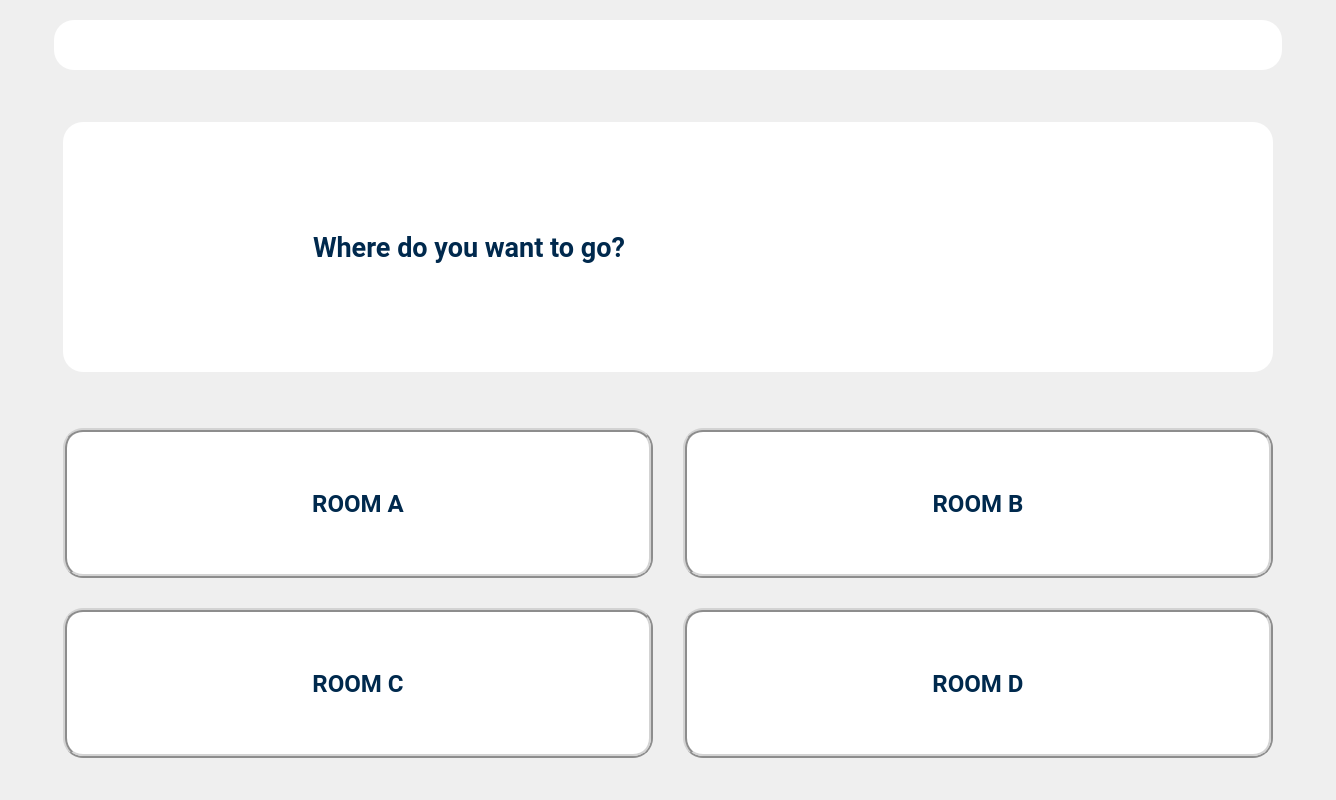
      <widget class="QWidget" name="page_navi">
       <layout class="QVBoxLayout" name="verticalLayout_6">
        <item>
         <widget class="QWidget" name="widget_9" native="true">
          <layout class="QVBoxLayout" name="verticalLayout_11">
           <property name="spacing">
            <number>30</number>
           </property>
           <property name="leftMargin">
            <number>30</number>
           </property>
           <property name="rightMargin">
            <number>30</number>
           </property>
           <item>
            <widget class="QWidget" name="widget_11" native="true">
             <property name="maximumSize">
              <size>
               <width>16777215</width>
               <height>70</height>
              </size>
             </property>
             <layout class="QVBoxLayout" name="verticalLayout_8">
              <property name="leftMargin">
               <number>13</number>
              </property>
              <property name="topMargin">
               <number>0</number>
              </property>
              <property name="rightMargin">
               <number>13</number>
              </property>
              <property name="bottomMargin">
               <number>0</number>
              </property>
              <item>
               <widget class="QWidget" name="widget_18" native="true">
                <property name="maximumSize">
                 <size>
                  <width>16777215</width>
                  <height>60</height>
                 </size>
                </property>
                <property name="styleSheet">
                 <string notr="true">background-color: rgb(255, 255, 255);
color: rgb(0, 41, 77);
border-radius:  20px;
</string>
                </property>
                <layout class="QHBoxLayout" name="horizontalLayout_12">
                 <property name="spacing">
                  <number>15</number>
                 </property>
                 <property name="leftMargin">
                  <number>15</number>
                 </property>
                 <property name="topMargin">
                  <number>0</number>
                 </property>
                 <property name="rightMargin">
                  <number>15</number>
                 </property>
                 <property name="bottomMargin">
                  <number>0</number>
                 </property>
                 <item>
                  <widget class="QPushButton" name="btn_home_navi">
                   <property name="minimumSize">
                    <size>
                     <width>50</width>
                     <height>50</height>
                    </size>
                   </property>
                   <property name="maximumSize">
                    <size>
                     <width>50</width>
                     <height>50</height>
                    </size>
                   </property>
                   <property name="font">
                    <font>
                     <family>Roboto</family>
                     <pointsize>25</pointsize>
                     <weight>75</weight>
                     <bold>true</bold>
                    </font>
                   </property>
                   <property name="styleSheet">
                    <string notr="true">
background-color: rgb(255, 255, 255);
color: rgb(0, 41, 77);
border-radius:  15px;
</string>
                   </property>
                   <property name="text">
                    <string/>
                   </property>
                   <property name="icon">
                    <iconset resource="resources/resources.qrc">
                     <normaloff>:/icon/icon/basic-ui_17055247.png</normaloff>:/icon/icon/basic-ui_17055247.png</iconset>
                   </property>
                   <property name="iconSize">
                    <size>
                     <width>30</width>
                     <height>30</height>
                    </size>
                   </property>
                  </widget>
                 </item>
                 <item>
                  <spacer name="horizontalSpacer">
                   <property name="orientation">
                    <enum>Qt::Horizontal</enum>
                   </property>
                   <property name="sizeHint" stdset="0">
                    <size>
                     <width>1018</width>
                     <height>20</height>
                    </size>
                   </property>
                  </spacer>
                 </item>
                 <item>
                  <widget class="QPushButton" name="logo_fab">
                   <property name="minimumSize">
                    <size>
                     <width>50</width>
                     <height>50</height>
                    </size>
                   </property>
                   <property name="maximumSize">
                    <size>
                     <width>50</width>
                     <height>50</height>
                    </size>
                   </property>
                   <property name="font">
                    <font>
                     <family>Roboto</family>
                     <pointsize>25</pointsize>
                     <weight>75</weight>
                     <bold>true</bold>
                    </font>
                   </property>
                   <property name="styleSheet">
                    <string notr="true">
background-color: rgb(255, 255, 255);
color: rgb(0, 41, 77);
border-radius:  15px;
</string>
                   </property>
                   <property name="text">
                    <string/>
                   </property>
                   <property name="icon">
                    <iconset resource="resources/resources.qrc">
                     <normaloff>:/logo/Logos/Fablab Logo-aftercut.png</normaloff>:/logo/Logos/Fablab Logo-aftercut.png</iconset>
                   </property>
                   <property name="iconSize">
                    <size>
                     <width>50</width>
                     <height>50</height>
                    </size>
                   </property>
                  </widget>
                 </item>
                 <item>
                  <widget class="QPushButton" name="logo_bk">
                   <property name="minimumSize">
                    <size>
                     <width>50</width>
                     <height>50</height>
                    </size>
                   </property>
                   <property name="maximumSize">
                    <size>
                     <width>50</width>
                     <height>50</height>
                    </size>
                   </property>
                   <property name="font">
                    <font>
                     <family>Roboto</family>
                     <pointsize>25</pointsize>
                     <weight>75</weight>
                     <bold>true</bold>
                    </font>
                   </property>
                   <property name="styleSheet">
                    <string notr="true">
background-color: rgb(255, 255, 255);
color: rgb(0, 41, 77);
border-radius:  15px;
</string>
                   </property>
                   <property name="text">
                    <string/>
                   </property>
                   <property name="icon">
                    <iconset resource="resources/resources.qrc">
                     <normaloff>:/logo/Logos/Logo BK.png</normaloff>:/logo/Logos/Logo BK.png</iconset>
                   </property>
                   <property name="iconSize">
                    <size>
                     <width>50</width>
                     <height>50</height>
                    </size>
                   </property>
                  </widget>
                 </item>
                </layout>
               </widget>
              </item>
             </layout>
            </widget>
           </item>
           <item>
            <widget class="QWidget" name="widget_10" native="true">
             <property name="styleSheet">
              <string notr="true"/>
             </property>
             <layout class="QVBoxLayout" name="verticalLayout_5">
              <property name="spacing">
               <number>30</number>
              </property>
              <item>
               <widget class="QWidget" name="widget_21" native="true">
                <layout class="QHBoxLayout" name="horizontalLayout_14">
                 <property name="leftMargin">
                  <number>13</number>
                 </property>
                 <property name="topMargin">
                  <number>13</number>
                 </property>
                 <property name="rightMargin">
                  <number>13</number>
                 </property>
                 <property name="bottomMargin">
                  <number>13</number>
                 </property>
                 <item>
                  <widget class="QWidget" name="widget_12" native="true">
                   <property name="minimumSize">
                    <size>
                     <width>0</width>
                     <height>250</height>
                    </size>
                   </property>
                   <property name="maximumSize">
                    <size>
                     <width>16777215</width>
                     <height>300</height>
                    </size>
                   </property>
                   <property name="styleSheet">
                    <string notr="true">background-color: rgb(255, 255, 255);
color: rgb(0, 41, 77);
border-radius:  20px;
</string>
                   </property>
                   <layout class="QHBoxLayout" name="horizontalLayout_9" stretch="1,1">
                    <property name="spacing">
                     <number>20</number>
                    </property>
                    <property name="leftMargin">
                     <number>30</number>
                    </property>
                    <property name="rightMargin">
                     <number>30</number>
                    </property>
                    <item>
                     <widget class="QLabel" name="label_4">
                      <property name="minimumSize">
                       <size>
                        <width>200</width>
                        <height>200</height>
                       </size>
                      </property>
                      <property name="maximumSize">
                       <size>
                        <width>200</width>
                        <height>200</height>
                       </size>
                      </property>
                      <property name="font">
                       <font>
                        <family>Roboto</family>
                        <pointsize>12</pointsize>
                       </font>
                      </property>
                      <property name="text">
                       <string/>
                      </property>
                      <property name="pixmap">
                       <pixmap resource="resources/resources.qrc">:/robot/robot/floating-minimal-robot.PNG</pixmap>
                      </property>
                      <property name="scaledContents">
                       <bool>true</bool>
                      </property>
                     </widget>
                    </item>
                    <item>
                     <widget class="QLabel" name="prompt_navi">
                      <property name="sizePolicy">
                       <sizepolicy hsizetype="Minimum" vsizetype="Minimum">
                        <horstretch>0</horstretch>
                        <verstretch>0</verstretch>
                       </sizepolicy>
                      </property>
                      <property name="minimumSize">
                       <size>
                        <width>0</width>
                        <height>0</height>
                       </size>
                      </property>
                      <property name="maximumSize">
                       <size>
                        <width>16777215</width>
                        <height>300</height>
                       </size>
                      </property>
                      <property name="font">
                       <font>
                        <family>Roboto</family>
                        <pointsize>20</pointsize>
                        <weight>75</weight>
                        <bold>true</bold>
                       </font>
                      </property>
                      <property name="text">
                       <string>Where do you want to go?</string>
                      </property>
                     </widget>
                    </item>
                   </layout>
                  </widget>
                 </item>
                </layout>
               </widget>
              </item>
              <item>
               <widget class="QWidget" name="widget_15" native="true">
                <property name="styleSheet">
                 <string notr="true">QPushButton:hover {
	border-color: #4c96f7;
}</string>
                </property>
                <layout class="QHBoxLayout" name="horizontalLayout_10">
                 <property name="spacing">
                  <number>50</number>
                 </property>
                 <property name="leftMargin">
                  <number>13</number>
                 </property>
                 <property name="topMargin">
                  <number>13</number>
                 </property>
                 <property name="rightMargin">
                  <number>13</number>
                 </property>
                 <property name="bottomMargin">
                  <number>13</number>
                 </property>
                 <item>
                  <layout class="QGridLayout" name="gridLayout">
                   <property name="spacing">
                    <number>30</number>
                   </property>
                   <item row="0" column="1">
                    <widget class="QPushButton" name="btn_room_b">
                     <property name="minimumSize">
                      <size>
                       <width>550</width>
                       <height>150</height>
                      </size>
                     </property>
                     <property name="maximumSize">
                      <size>
                       <width>16777215</width>
                       <height>150</height>
                      </size>
                     </property>
                     <property name="font">
                      <font>
                       <family>Roboto</family>
                       <pointsize>18</pointsize>
                       <weight>75</weight>
                       <bold>true</bold>
                      </font>
                     </property>
                     <property name="styleSheet">
                      <string notr="true">background-color: rgb(255, 255, 255);
color: rgb(0, 41, 77);
border-radius:  20px;
border: 4px ridge rgb(141, 141, 141);</string>
                     </property>
                     <property name="text">
                      <string>ROOM B</string>
                     </property>
                     <property name="iconSize">
                      <size>
                       <width>150</width>
                       <height>150</height>
                      </size>
                     </property>
                    </widget>
                   </item>
                   <item row="0" column="0">
                    <widget class="QPushButton" name="btn_room_a">
                     <property name="minimumSize">
                      <size>
                       <width>550</width>
                       <height>150</height>
                      </size>
                     </property>
                     <property name="maximumSize">
                      <size>
                       <width>16777215</width>
                       <height>150</height>
                      </size>
                     </property>
                     <property name="font">
                      <font>
                       <family>Roboto</family>
                       <pointsize>18</pointsize>
                       <weight>75</weight>
                       <bold>true</bold>
                      </font>
                     </property>
                     <property name="styleSheet">
                      <string notr="true">background-color: rgb(255, 255, 255);
color: rgb(0, 41, 77);
border-radius:  20px;
border: 4px ridge rgb(141, 141, 141);</string>
                     </property>
                     <property name="text">
                      <string>ROOM A</string>
                     </property>
                     <property name="iconSize">
                      <size>
                       <width>150</width>
                       <height>150</height>
                      </size>
                     </property>
                    </widget>
                   </item>
                   <item row="1" column="0">
                    <widget class="QPushButton" name="btn_room_c">
                     <property name="minimumSize">
                      <size>
                       <width>550</width>
                       <height>150</height>
                      </size>
                     </property>
                     <property name="maximumSize">
                      <size>
                       <width>16777215</width>
                       <height>150</height>
                      </size>
                     </property>
                     <property name="font">
                      <font>
                       <family>Roboto</family>
                       <pointsize>18</pointsize>
                       <weight>75</weight>
                       <bold>true</bold>
                      </font>
                     </property>
                     <property name="styleSheet">
                      <string notr="true">background-color: rgb(255, 255, 255);
color: rgb(0, 41, 77);
border-radius:  20px;
border: 4px ridge rgb(141, 141, 141);</string>
                     </property>
                     <property name="text">
                      <string>ROOM C</string>
                     </property>
                     <property name="iconSize">
                      <size>
                       <width>150</width>
                       <height>150</height>
                      </size>
                     </property>
                    </widget>
                   </item>
                   <item row="1" column="1">
                    <widget class="QPushButton" name="btn_room_d">
                     <property name="minimumSize">
                      <size>
                       <width>550</width>
                       <height>150</height>
                      </size>
                     </property>
                     <property name="maximumSize">
                      <size>
                       <width>16777215</width>
                       <height>150</height>
                      </size>
                     </property>
                     <property name="font">
                      <font>
                       <family>Roboto</family>
                       <pointsize>18</pointsize>
                       <weight>75</weight>
                       <bold>true</bold>
                      </font>
                     </property>
                     <property name="styleSheet">
                      <string notr="true">background-color: rgb(255, 255, 255);
color: rgb(0, 41, 77);
border-radius:  20px;
border: 4px ridge rgb(141, 141, 141);</string>
                     </property>
                     <property name="text">
                      <string>ROOM D</string>
                     </property>
                     <property name="iconSize">
                      <size>
                       <width>150</width>
                       <height>150</height>
                      </size>
                     </property>
                    </widget>
                   </item>
                  </layout>
                 </item>
                </layout>
               </widget>
              </item>
             </layout>
            </widget>
           </item>
          </layout>
         </widget>
        </item>
       </layout>
      </widget>
